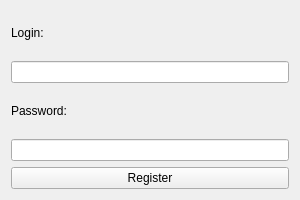
<?xml version="1.0" encoding="UTF-8"?>
<ui version="4.0">
 <class>RegistrationWindow</class>
 <widget class="QWidget" name="RegistrationWindow">
  <property name="geometry">
   <rect>
    <x>0</x>
    <y>0</y>
    <width>300</width>
    <height>200</height>
   </rect>
  </property>
  <property name="windowTitle">
   <string>Register</string>
  </property>
  <layout class="QVBoxLayout" name="verticalLayout">
   <item>
    <widget class="QLabel" name="loginLabel">
     <property name="text">
      <string>Login:</string>
     </property>
    </widget>
   </item>
   <item>
    <widget class="QLineEdit" name="loginEdit"/>
   </item>
   <item>
    <widget class="QLabel" name="passwordLabel">
     <property name="text">
      <string>Password:</string>
     </property>
    </widget>
   </item>
   <item>
    <widget class="QLineEdit" name="passwordEdit">
     <property name="echoMode">
      <enum>QLineEdit::Password</enum>
     </property>
    </widget>
   </item>
   <item>
    <widget class="QPushButton" name="registerButton">
     <property name="text">
      <string>Register</string>
     </property>
    </widget>
   </item>
  </layout>
 </widget>
 <resources/>
 <connections/>
</ui>
